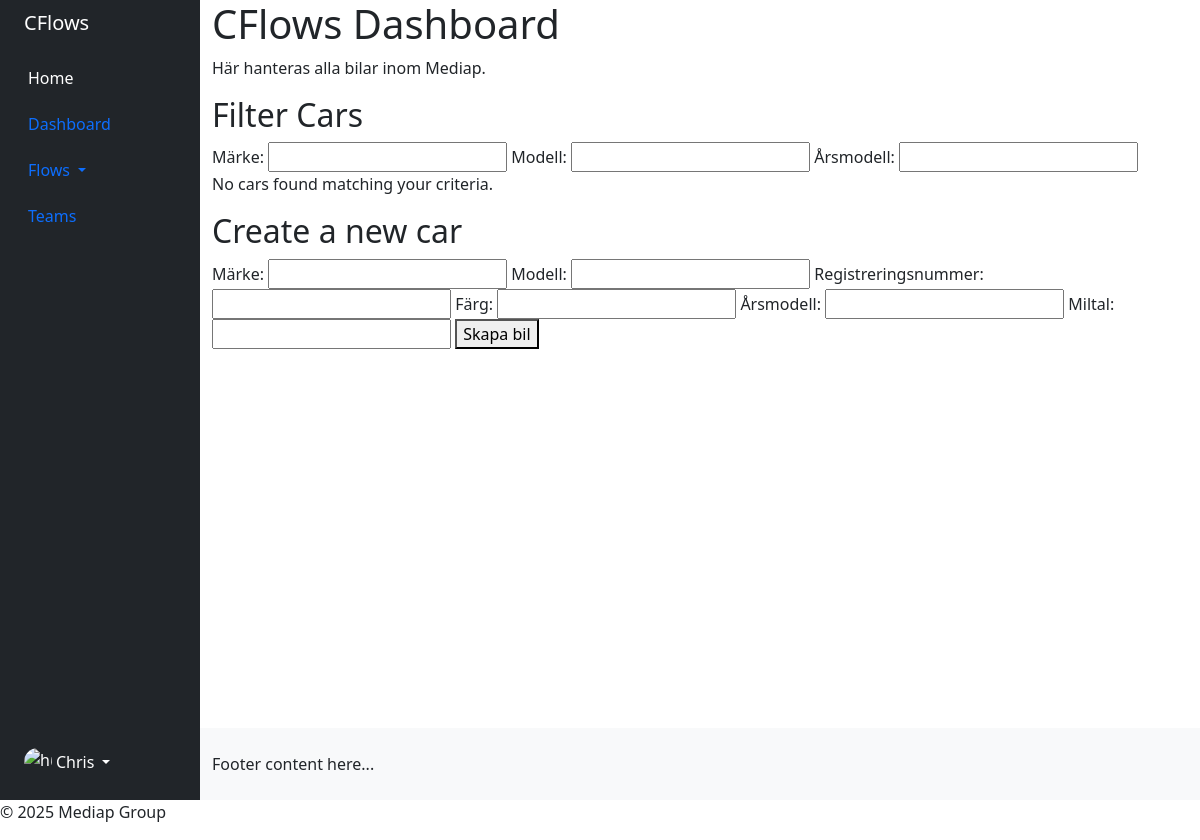
The page /cflows/cars/filter/ (signed in) on the database as committed earlier.
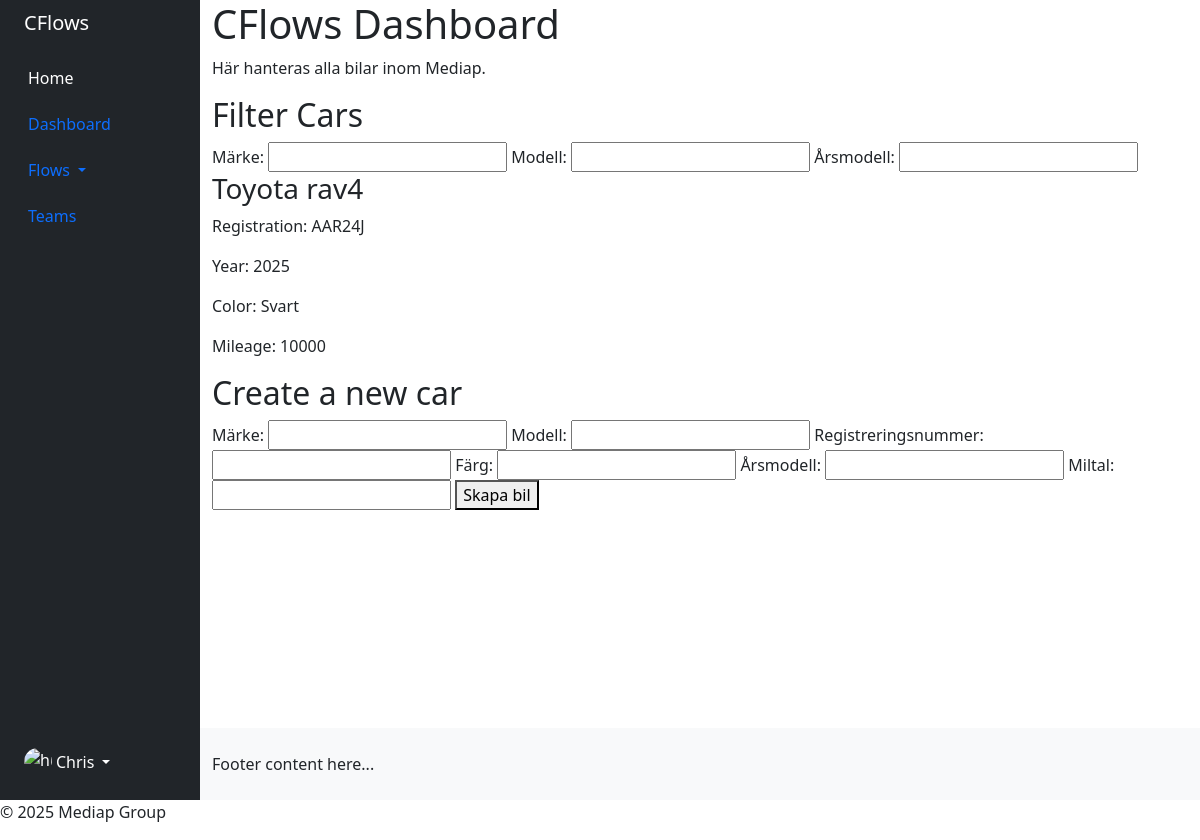
The same page on the database as committed later.
### cflows/models/car.py (models this page shows, shortened)
class Car(models.Model):
    organization = models.ForeignKey(
        Organization,
        on_delete=models.CASCADE,
        related_name='cars'
    )
    make = models.CharField(max_length=100, default="")
    model = models.CharField(max_length=100, default="")
    registration_number = models.CharField(max_length=6, unique=True, null=True, blank=True)
    color = models.CharField(max_length=50, default="Not specified")
    year = models.PositiveIntegerField(null=True, blank=True)
    mileage = models.PositiveIntegerField(null=True, blank=True)
    files = models.FileField(upload_to=car_file_path, null=True, blank=True)
    created_at = models.DateTimeField(auto_now_add=True)
    updated_at = models.DateTimeField(auto_now=True)
    is_active = models.BooleanField(default=True)
    is_archived = models.BooleanField(default=False)
    is_deleted = models.BooleanField(default=False)
    station_fields = models.JSONField(
        default=get_default_station_fields,
        blank=True,
        help_text="Custom station fields for the car."
    )
    metadata = models.JSONField(default=dict, blank=True)
    tags = models.JSONField(default=list, blank=True)
    notes = models.JSONField(default=list, blank=True)
    messages = models.JSONField(default=list, blank=True)
    custom_car_info = models.JSONField(default=list, blank=True)

### cflows/views.py (the view)
# urls.py: path('cars/filter/', views.car_filter, name='car_filter'),
@login_required
def car_filter(request):
    cars = Car.objects.filter(organization=request.user.organization)
    filters = {
        'make': request.GET.get('make', ''),
        'model': request.GET.get('model', ''),
        'year': request.GET.get('year', '')
    }
    if filters['make']:
        cars = cars.filter(make__icontains=filters['make'])
    if filters['model']:
        cars = cars.filter(model__icontains=filters['model'])
    if filters['year']:
        cars = cars.filter(year=filters['year'])
    if request.headers.get('x-requested-with') == 'XMLHttpRequest':
        return render(request, 'cflows/car_list_partial.html', {'cars': cars})
    return render(request, 'cflows/cflows_index.html', {
        'cars': cars,
        'filters': filters
    })

### cflows/templates/cflows/cflows_index.html (shortened to what this page needs)
{% extends "cflows_base.html" %}
{% load static %}
{% block extra_head %}
    <link rel="stylesheet" href="{% static 'cflows/css/cflows.css' %}">
{% endblock %}
{% block content %}
    <h1>CFlows Dashboard</h1>
    <p>Här hanteras alla bilar inom Mediap.</p>
    <div class="filter-car">
        <h2>Filter Cars</h2>
        <form id="filterForm">
            <label for="make">Märke:</label>
            <input type="text" id="make" name="make" value="{{ filters.make }}">
            <label for="model">Modell:</label>
            <input type="text" id="model" name="model" value="{{ filters.model }}">
            <label for="year">Årsmodell:</label>
            <input type="number" id="year" name="year" value="{{ filters.year }}">
        </form>
    </div>
    <div id="carList" class="car-list">
        {% include 'cflows/car_list_partial.html' %}
    </div>
    <div class="create-car">
        <h2>Create a new car</h2>
        <form method="POST" action="{% url 'car_create' %}">
            <label for="make">Märke:</label>
            <input type="text" id="make" name="make" required>
            <label for="model">Modell:</label>
            <input type="text" id="model" name="model" required>
            <label for="registration_number">Registreringsnummer:</label>
            <input type="text" id="registration_number" name="registration_number" required>
            <label for="color">Färg:</label>
            <input type="text" id="color" name="color" required>
            <label for="year">Årsmodell:</label>
            <input type="number" id="year" name="year" required>
            <label for="mileage">Miltal:</label>
            <input type="number" id="mileage" name="mileage" required>
            <button type="submit">Skapa bil</button>
        </form>
    </div>
{% endblock %}

### cflows/templates/cflows/car_list_partial.html
{% if cars %}
    {% for car in cars %}
    <div class="car-item">
        <h3>{{ car.make }} {{ car.model }}</h3>
        <p>Registration: {{ car.registration_number }}</p>
        <p>Year: {{ car.year }}</p>
        <p>Color: {{ car.color }}</p>
        <p>Mileage: {{ car.mileage }}</p>
    </div>
    {% endfor %}
{% else %}
    <p>No cars found matching your criteria.</p>
{% endif %}

Rows that differ between the two databases and show on the page:
added Car: make "Toyota", model "rav4", registration_number "AAR24J", year "2025", color "Svart", mileage "10000"
Other text that changed with them:
text no longer shown: "No cars found matching your criteria."
